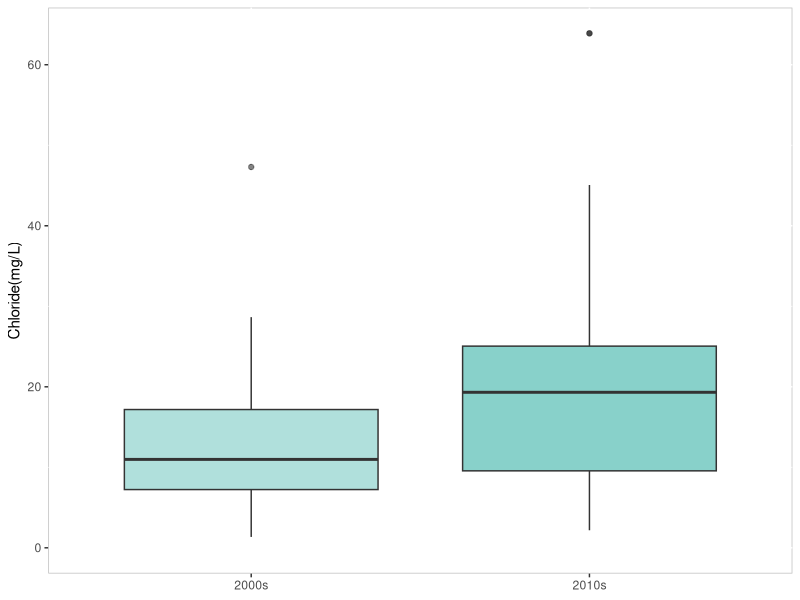
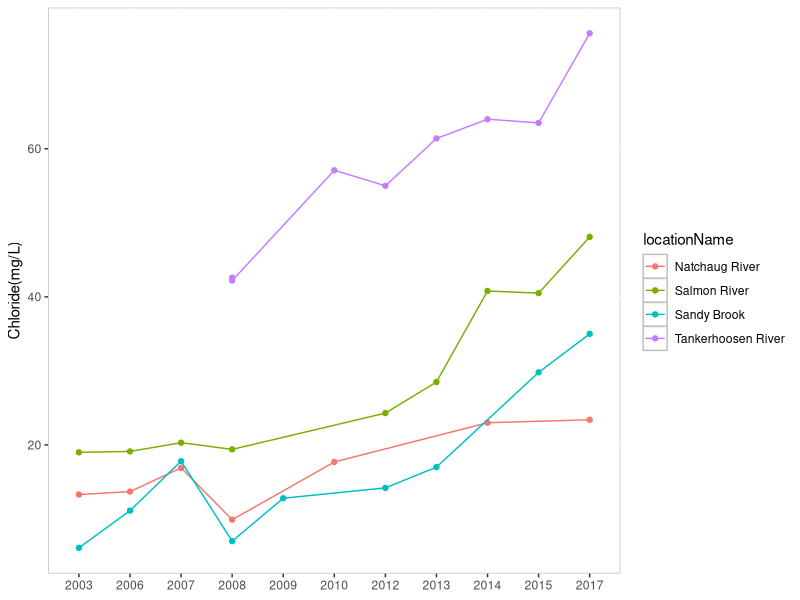
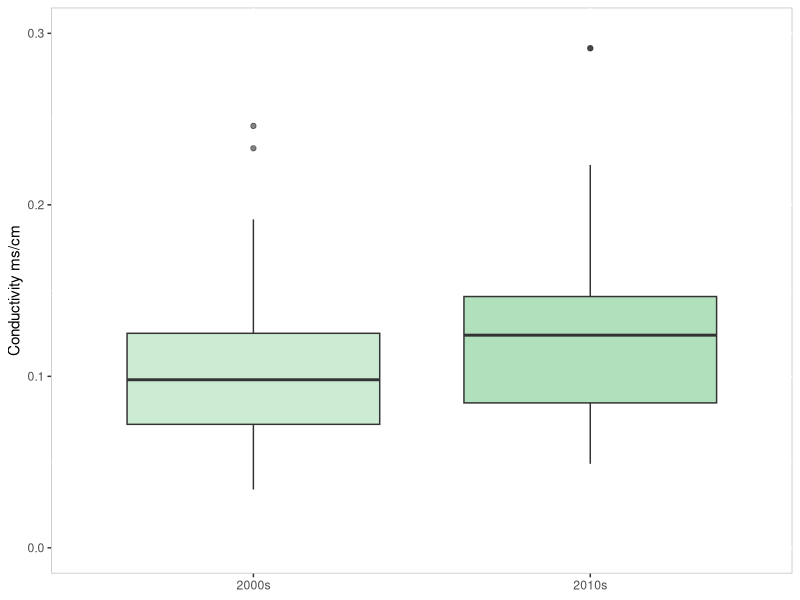
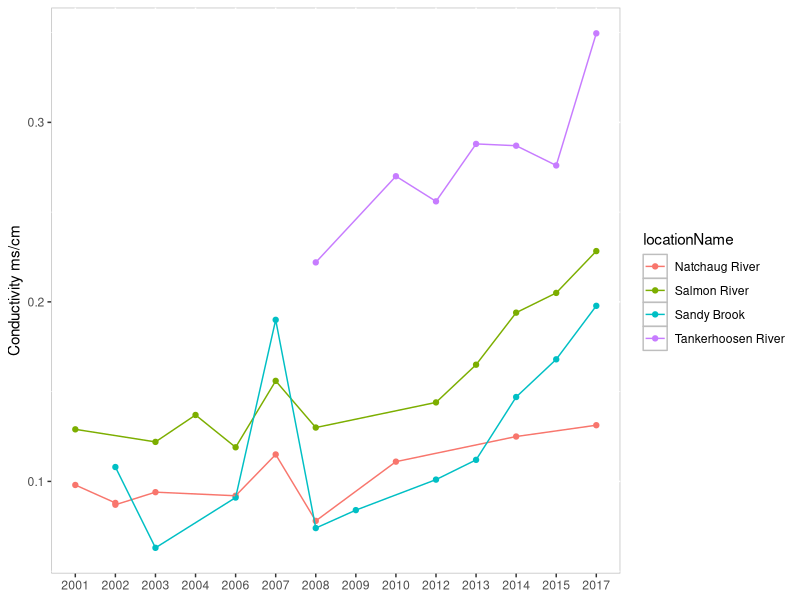

Source code (R) for these figures, in order:
# Set working directory
setwd('C:/Users/deepuser/Documents/Projects/ProgramDev/BioVariability/Landscape_Chem')

# Load ggplot
library(ggplot2)

# Load raw data
chloride_cond <- read.csv('data/Chloride_SpCond_MultiYrBCG2Sites.csv',header=TRUE)
colnames(chloride_cond)[1] <-'staSeq'
chloride_cond$Grp <- ifelse(chloride_cond$YearGrp<5,1,2)

# Set loop parameters
parameter <- c('Chloride','SpCond')
label <- c('Chloride(mg/L)','Conductivity ms/cm')

for (i in 1:length(parameter)){
  # Separate chloride and spCond
  chem_parameter <- chloride_cond[chloride_cond$ChemParameter==parameter[i],]
  
  # Aggregate the data and prep for plotting
  c_agg <- aggregate(chem_parameter$value,by=as.list(chem_parameter[,c('staSeq','Grp')]),FUN=mean)
  c_agg <- reshape(c_agg, idvar='staSeq',timevar='Grp',direction='wide')
  c_agg <- c_agg[complete.cases(c_agg),]
  c_agg$increase <- ifelse(c_agg$x.2>c_agg$x.1,1,0)
  c_agg$diff <- c_agg$x.2 - c_agg$x.1
  
  
  c_multiYr <- merge(chem_parameter,c_agg,by='staSeq')
  c_multiYr <- aggregate(c_multiYr$value,by=as.list(c_multiYr[,c('staSeq','Grp')]),FUN=mean)
  
  
  # Set plot variables
  color <- c("#7bccc4","#a8ddb5")
  
  # Boxplot
  c_group_plot <- ggplot(c_multiYr,aes(as.factor(Grp),x))+
                  geom_boxplot(fill=color[i],alpha=c(0.6,0.9))+
                  labs(y=label[i])+
                  ylim(0,round(max(c_multiYr[,3])+0.05,1))+
                  scale_x_discrete(labels=c("2000s","2010s"))+
                  theme(axis.title.x=element_blank(),
                        panel.background = element_rect(fill = "white", colour = "grey"))
  
  c_group_plot
  
  file <- paste0("plots/bcg2",parameter[i],".png")
  ggsave(plot=c_group_plot,file,width=5,height=5,units="in")
  

  #plot specific sites with long-term records
  sites <- c(14442,14314,14441,14470)
  c_site_plot <-  ggplot(chem_parameter[chem_parameter$staSeq%in%sites,],
                        aes(as.factor(Sample_Year),value,colour=locationName,group=locationName))+
                  geom_point()+
                  geom_line()+
                  labs(x='Year',y=label[i])+
                  theme(axis.title.x=element_blank(),
                        panel.background = element_rect(fill = "white", colour = "grey"))
  
  file2 <- paste0("plots/bcg2Sites",parameter[i],".png")
  ggsave(plot=c_site_plot,file2,width=8,height=5,units="in")
}




                          
                      
                          


